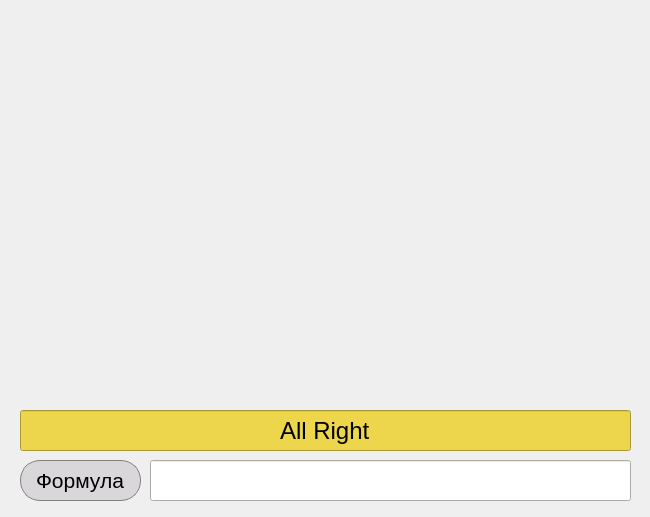
<?xml version="1.0" encoding="UTF-8"?>
<ui version="4.0">
 <class>Graph</class>
 <widget class="QDialog" name="Graph">
  <property name="geometry">
   <rect>
    <x>0</x>
    <y>0</y>
    <width>650</width>
    <height>517</height>
   </rect>
  </property>
  <property name="windowTitle">
   <string>Dialog</string>
  </property>
  <widget class="QLineEdit" name="formula">
   <property name="geometry">
    <rect>
     <x>150</x>
     <y>460</y>
     <width>481</width>
     <height>41</height>
    </rect>
   </property>
   <property name="readOnly">
    <bool>true</bool>
   </property>
  </widget>
  <widget class="QCustomPlot" name="widget_graph" native="true">
   <property name="geometry">
    <rect>
     <x>20</x>
     <y>10</y>
     <width>611</width>
     <height>391</height>
    </rect>
   </property>
  </widget>
  <widget class="QLineEdit" name="error">
   <property name="geometry">
    <rect>
     <x>20</x>
     <y>410</y>
     <width>611</width>
     <height>41</height>
    </rect>
   </property>
   <property name="font">
    <font>
     <pointsize>18</pointsize>
    </font>
   </property>
   <property name="styleSheet">
    <string notr="true">background:rgb(237, 214, 76);
</string>
   </property>
   <property name="text">
    <string>All Right</string>
   </property>
   <property name="alignment">
    <set>Qt::AlignCenter</set>
   </property>
  </widget>
  <widget class="QLineEdit" name="formula_2">
   <property name="geometry">
    <rect>
     <x>20</x>
     <y>460</y>
     <width>121</width>
     <height>41</height>
    </rect>
   </property>
   <property name="font">
    <font>
     <pointsize>16</pointsize>
    </font>
   </property>
   <property name="styleSheet">
    <string notr="true">background-color: rgb(217, 215, 218);
	border: 1px solid gray;
	border-radius: 20px;</string>
   </property>
   <property name="text">
    <string>Формула</string>
   </property>
   <property name="alignment">
    <set>Qt::AlignCenter</set>
   </property>
   <property name="readOnly">
    <bool>true</bool>
   </property>
  </widget>
 </widget>
 <customwidgets>
  <customwidget>
   <class>QCustomPlot</class>
   <extends>QWidget</extends>
   <header location="global">../lib/qcustomplot.h</header>
   <container>1</container>
  </customwidget>
 </customwidgets>
 <resources/>
 <connections/>
</ui>
